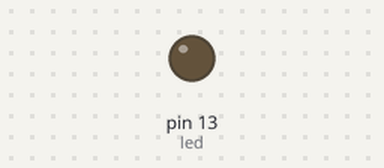
The sketch below on a simulated Arduino Uno, built with avr-gcc and run on an emulated ATmega328P. Parts: output pins drawn as LEDs (lit = HIGH).

Above: at 1.3 s.
At 3.5 s:
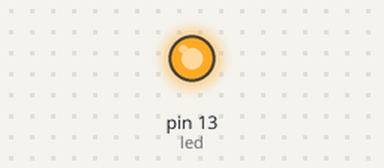
Timing chart, 0 to 7.8 s (numbered marks = the images above):
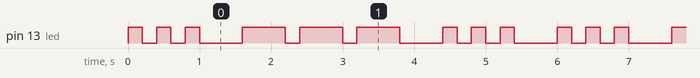

The sketch:

arduino-morse-code.ino
```cpp
// (licence header left out)
const int dit_ms = 200;
const int dah_ms = dit_ms * 3;
const int interditdah_ms = dit_ms;
const int interletter_ms = dit_ms * 3;
const int interword_ms = dit_ms * 7;
const int interword_delay = interword_ms - interletter_ms;
const int led = 13;

void lastditdah(int ditdah) {
  digitalWrite(led, HIGH);
  delay(ditdah);
  digitalWrite(led, LOW);
  delay(interletter_ms);
}

void innerditdah(int ditdah) {
  digitalWrite(led, HIGH);
  delay(ditdah);
  digitalWrite(led, LOW);
  delay(interditdah_ms);
}

void interword() {
  delay(interword_delay);
}

void sendletter(char c) {
  switch(c) {
    case 'o':
      innerditdah(dah_ms);
      innerditdah(dah_ms);
      lastditdah(dah_ms);
      break;
    case 's':
      innerditdah(dit_ms);
      innerditdah(dit_ms);
      lastditdah(dit_ms);
      break;
  }
}

void setup() {
  pinMode(led, OUTPUT);
  digitalWrite(led, LOW);
}

void loop() {
  sendletter('s');
  sendletter('o');
  sendletter('s');
}
```

Measured:
- by itself, pin 13 (led): repeats every 6.0 s: 2 × (LOW 0.20 s, HIGH 0.20 s), LOW 0.60 s, 2 × (HIGH 0.60 s, LOW 0.20 s), HIGH 0.60 s, LOW 0.60 s, 2 × (HIGH 0.20 s, LOW 0.20 s), HIGH 0.20 s, LOW 0.60 s, HIGH 0.20 s
- by itself, everything shown: repeats every 6.0 s, in 18 steps
